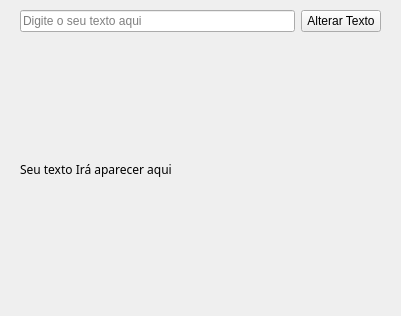
<?xml version="1.0" encoding="UTF-8"?>
<ui version="4.0">
 <class>Form</class>
 <widget class="QWidget" name="Form">
  <property name="enabled">
   <bool>true</bool>
  </property>
  <property name="geometry">
   <rect>
    <x>0</x>
    <y>0</y>
    <width>401</width>
    <height>316</height>
   </rect>
  </property>
  <property name="windowTitle">
   <string>QtDesignerApp</string>
  </property>
  <property name="autoFillBackground">
   <bool>false</bool>
  </property>
  <widget class="QWidget" name="">
   <property name="geometry">
    <rect>
     <x>20</x>
     <y>10</y>
     <width>361</width>
     <height>291</height>
    </rect>
   </property>
   <layout class="QVBoxLayout" name="verticalLayout">
    <item>
     <layout class="QHBoxLayout" name="horizontalLayout">
      <item>
       <widget class="QLineEdit" name="LineEdit">
        <property name="placeholderText">
         <string>Digite o seu texto aqui</string>
        </property>
       </widget>
      </item>
      <item>
       <widget class="QPushButton" name="btn_alterar">
        <property name="text">
         <string>Alterar Texto</string>
        </property>
       </widget>
      </item>
     </layout>
    </item>
    <item>
     <widget class="QLabel" name="label">
      <property name="font">
       <font>
        <family>Microsoft YaHei</family>
       </font>
      </property>
      <property name="text">
       <string>Seu texto Irá aparecer aqui</string>
      </property>
     </widget>
    </item>
   </layout>
  </widget>
 </widget>
 <resources/>
 <connections/>
</ui>
